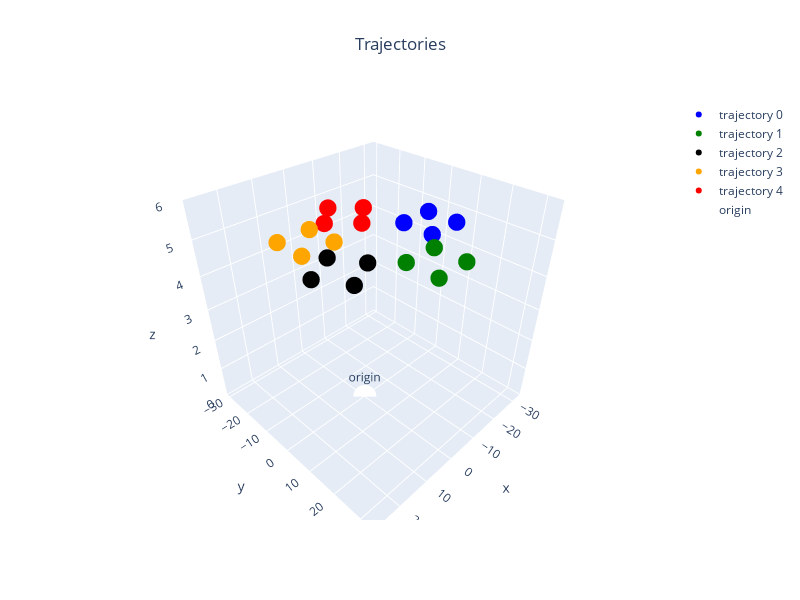

The code cell stored with this chart in its notebook:
### Markdown cell above
## Gazebo

### Code cell
gaz_config = ConfigGazebo(origin = enu_origin,
                          world_path="simulator/gazebo/worlds/runway.world")

for path,home,c in zip(base_paths,base_homes,colors):
    gaz_config.add(base_path=path,base_home=home,color=c)
gaz_config.show()

gaz= Gazebo(gaz_config,gra_origin)

### Figure 1 — Plotly figure (JSON) as saved in the notebook; plotly's stock layout.template omitted (floating-point values rounded to 4 significant figures)
{"data": [{"marker": {"color": ["blue", "blue", "blue", "blue", "blue"], "size": 6}, "mode": "markers", "name": "trajectory 0", "type": "scatter3d", "x": [-15, -25, -25, -15, -15], "y": [9.185e-16, 1.531e-15, 10.0, 10.0, 9.185e-16], "z": [5, 5, 5, 5, 5]}, {"marker": {"color": ["green", "green", "green", "green", "green"], "size": 6}, "mode": "markers", "name": "trajectory 1", "type": "scatter3d", "x": [9.185e-16, -10.0, -10.0, 1.531e-15, 9.185e-16], "y": [15, 15, 25, 25, 15], "z": [5, 5, 5, 5, 5]}, {"marker": {"color": ["black", "black", "black", "black", "black"], "size": 6}, "mode": "markers", "name": "trajectory 2", "type": "scatter3d", "x": [20, 11.34, 6.34, 15, 20], "y": [5.0, 1.938e-16, 8.66, 13.66, 5.0], "z": [5, 5, 5, 5, 5]}, {"marker": {"color": ["orange", "orange", "orange", "orange", "orange"], "size": 6}, "mode": "markers", "name": "trajectory 3", "type": "scatter3d", "x": [15.0, 5.0, 5, 15, 15.0], "y": [-15.0, -15, -5, -5.0, -15.0], "z": [5, 5, 5, 5, 5]}, {"marker": {"color": ["red", "red", "red", "red", "red"], "size": 6}, "mode": "markers", "name": "trajectory 4", "type": "scatter3d", "x": [-9.185e-16, -7.071, -14.14, -7.071, -9.185e-16], "y": [-15, -22.07, -15, -7.929, -15], "z": [5, 5, 5, 5, 5]}, {"marker": {"color": "white", "size": 8}, "mode": "markers+text", "name": "origin", "text": ["origin"], "textposition": "top center", "type": "scatter3d", "x": [0], "y": [0], "z": [0]}], "layout": {"height": 600, "scene": {"xaxis": {"range": [-34, 29], "title": {"text": "x"}}, "yaxis": {"range": [-31.49, 34.41], "title": {"text": "y"}}, "zaxis": {"range": [0, 6], "title": {"text": "z"}}}, "showlegend": true, "title": {"text": "Trajectories", "x": 0.5, "xanchor": "center"}, "width": 800}}
